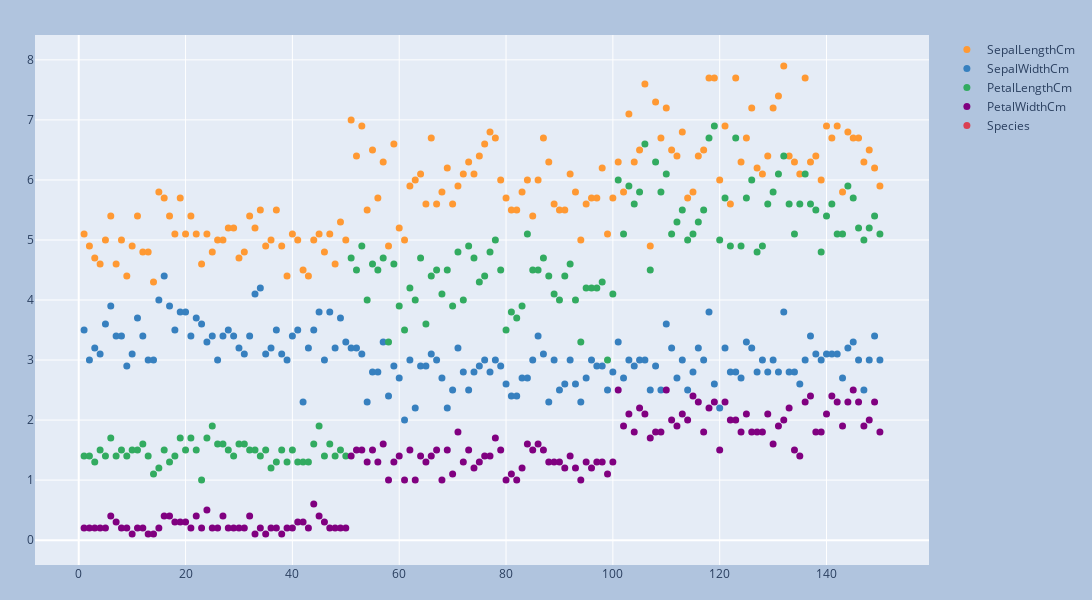

The notebook cell this image was saved under:
### Code cell
fig = iris.iplot(mode = 'markers',
                kind = 'scatter',
                asFigure=True,
                layout=l6_15,
                size=7)
fig.show()
fig.write_html('0326 iplots/0326v - 43.html')
fig.write_image('0326 iplots/0326v - 43.png')

### Figure 1 — Plotly figure (JSON) as saved in the notebook; plotly's stock layout.template omitted (floating-point values rounded to 4 significant figures; data arrays with more than 128 entries replaced by an {"elided": "..."} marker saying what was removed)
{"data": [{"line": {"color": "rgba(255, 153, 51, 1.0)", "dash": "solid", "shape": "linear", "width": 1.3}, "marker": {"size": 7, "symbol": "circle"}, "mode": "markers", "name": "SepalLengthCm", "text": "", "type": "scatter", "x": {"elided": "150 int values"}, "y": {"elided": "150 float values"}}, {"line": {"color": "rgba(55, 128, 191, 1.0)", "dash": "solid", "shape": "linear", "width": 1.3}, "marker": {"size": 7, "symbol": "circle"}, "mode": "markers", "name": "SepalWidthCm", "text": "", "type": "scatter", "x": {"elided": "150 int values"}, "y": {"elided": "150 float values"}}, {"line": {"color": "rgba(50, 171, 96, 1.0)", "dash": "solid", "shape": "linear", "width": 1.3}, "marker": {"size": 7, "symbol": "circle"}, "mode": "markers", "name": "PetalLengthCm", "text": "", "type": "scatter", "x": {"elided": "150 int values"}, "y": {"elided": "150 float values"}}, {"line": {"color": "rgba(128, 0, 128, 1.0)", "dash": "solid", "shape": "linear", "width": 1.3}, "marker": {"size": 7, "symbol": "circle"}, "mode": "markers", "name": "PetalWidthCm", "text": "", "type": "scatter", "x": {"elided": "150 int values"}, "y": {"elided": "150 float values"}}, {"line": {"color": "rgba(219, 64, 82, 1.0)", "dash": "solid", "shape": "linear", "width": 1.3}, "marker": {"size": 7, "symbol": "circle"}, "mode": "markers", "name": "Species", "text": "", "type": "scatter", "x": {"elided": "150 int values"}, "y": {"elided": "150 str values"}}], "layout": {"height": 600, "margin": {"b": 35, "l": 35, "r": 35, "t": 35}, "paper_bgcolor": "LightSteelBlue", "width": 1500}}
